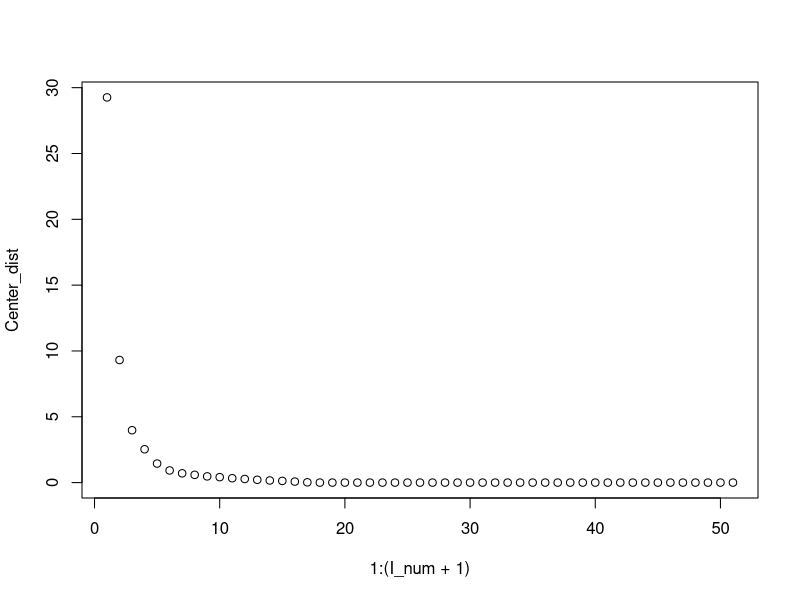
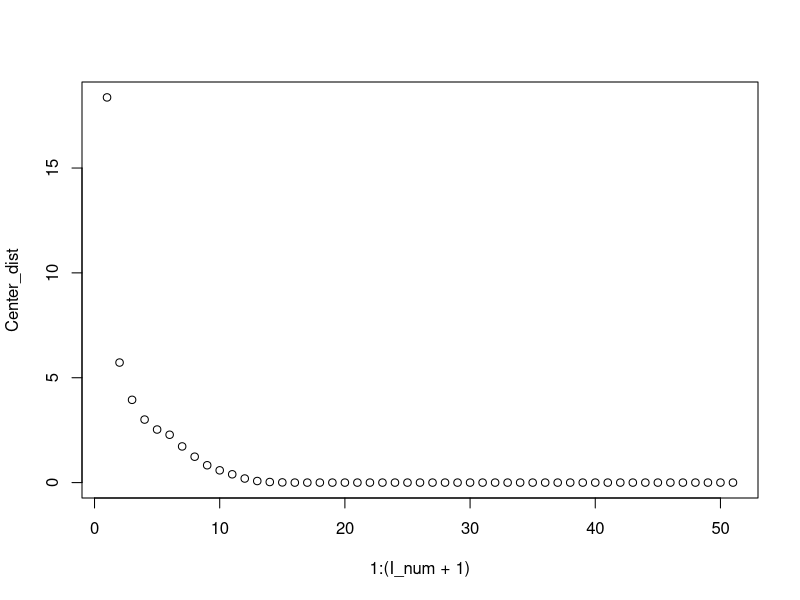

Reproduce these figures in R, in order.
##### Problem1 #####

# create dataset

U<-matrix(NA, nrow = 7, ncol = 2)
U[,1]<-runif(7,0,20)
U[,2]<-runif(7,0,20)

Std<-matrix(NA, nrow = 7, ncol = 2)
Std[,1]<-sqrt(runif(7,0.5,1))
Std[,2]<-sqrt(runif(7,0.5,1))

D<-matrix(NA, nrow = 400, ncol = 2)
X<-matrix(NA, nrow = 7, ncol = 2)
for(k in 1:400){
  for(i in 1:7){
    for(j in 1:2){
      X[i,j]<-rnorm(1,mean=U[i,j],sd=Std[i,j])
    }
  }
  M<-colSums(X)  #M is one generated point
  D[k,]<-M
}


# implement Lloyd's Algorithm
Centers<-matrix(NA, nrow = 7, ncol = 2) #the initialized random center
r<-sample.int(400,7)
Centers<-D[r,]  


I_num=50
Cost<-matrix(0,nrow=1,ncol=I_num) #the cost function value for each iteration
All_Center<-list()
All_Center[[1]]<-Centers


for(i in 1:I_num){
  Clusters<-list()
  for(k in 1:7){
    Clusters[[k]]<-matrix(data=,nrow=0,ncol=2)
  }
  for(n in 1:400){
    distance<-matrix(NA, nrow = 7, ncol = 1)
    for(j in 1:7){
      distance[j,]<-(dist(rbind(Centers[j,],D[n,])))^2  #calculate the distance from the n th point to all the current centers
    }
    min.index<-which.min(distance)
    Cost[1,i]<-Cost[1,i]+min(distance)
    Clusters[[min.index]]<-rbind(Clusters[[min.index]],D[n,])
    #Clusters[[min.index]][[length(Clusters[[min.index]])+1]]<-D[n,]  # assign the point to its cluster
    #All_Center[[length(All_Center)+1]]<-
  }
  for(k in 1:7){
    Centers[k,]<-colMeans(Clusters[[k]])
  }
  
  All_Center[[length(All_Center)+1]]<-Centers
}

#calculate the distance from centers in Iterations i to the centers in ultimate iterations
Center_dist<-matrix(data=0,nrow=I_num+1,ncol=1)
for(i in 1:I_num){
  diff<-All_Center[[i]]-All_Center[[I_num+1]]
  Center_dist[i,]<-sum(diff^2)
}

plot(1:(I_num+1),Center_dist)

for(i in 1:I_num){
  if(Center_dist[i,]==0){
    con.rate<-i-1  #the rate of convergance
    break
  }
}

# kmeans++ seeding
Centers_plus<-matrix(data=, nrow = 7, ncol = 2) #the initialized random center
r<-sample.int(400,1)
Centers_plus[1,]<-D[r,]
l=1
P<-matrix(0,nrow=400,ncol=1)
All.dist<-matrix(0,nrow=400,ncol=1)

for(l in 1:6){
  for(n in 1:400){
    distance<-matrix(data=1000, nrow = 7, ncol = 1)
    for(j in 1:l){
      distance[j,]<-(dist(rbind(Centers_plus[j,],D[n,])))^2 #calculate the distance from the n th point to all the current centers
    }
    All.dist[n,]<-min(distance)
  }
  P<-cumsum(All.dist/colSums(All.dist))  #P is cdf
  r<-runif(1)
  
  #find next center
  if(r<=P[1]){
    next_C<-1
  }
  for(n in 2:400){
    if(r>P[n-1]&&r<=P[n]){
      next_C<-n
      break
    }
  }
  Centers_plus[l+1,]<-D[next_C,]
}

###run Lloyd's algorithm based on seeding from kmeans++
Centers<-Centers_plus

I_num=50
Cost2<-matrix(0,nrow=1,ncol=I_num) #the cost function value for each iteration
All_Center<-list()
All_Center[[1]]<-Centers


for(i in 1:I_num){
  Clusters<-list()
  for(k in 1:7){
    Clusters[[k]]<-matrix(data=,nrow=0,ncol=2)
  }
  for(n in 1:400){
    distance<-matrix(NA, nrow = 7, ncol = 1)
    for(j in 1:7){
      distance[j,]<-(dist(rbind(Centers[j,],D[n,])))^2  #calculate the distance from the n th point to all the current centers
    }
    min.index<-which.min(distance)
    Cost2[1,i]<-Cost2[1,i]+min(distance)
    Clusters[[min.index]]<-rbind(Clusters[[min.index]],D[n,])
    
  }
  for(k in 1:7){
    Centers[k,]<-colMeans(Clusters[[k]])
  }
  
  All_Center[[length(All_Center)+1]]<-Centers #center for next iteration.
}

#calculate the distance from centers in Iterations i to the centers in ultimate iterations
Center_dist<-matrix(data=0,nrow=I_num+1,ncol=1)
for(i in 1:I_num){
  diff<-All_Center[[i]]-All_Center[[I_num+1]]
  Center_dist[i,]<-sum(diff^2)
}

plot(1:(I_num+1),Center_dist)

for(i in 1:I_num){
  if(Center_dist[i,]==0){
    con.rate.plus<-i-1
    break
  }
}


############ 2 #############
#generate U
U=matrix(0,1000,3)
for(j in 1:3){
  for(i in 1:1000){
    U[i,j]<-rnorm(1)
  }
}

mu=colMeans(U)
sigma<-apply(U, 2, sd)

for(j in 1:3){
  for(i in 1:1000){
    U[i,j]<-(U[i,j]-mu[j])/(sqrt(1000)*sigma[j])
  }
}


x_d<-matrix(0,3,1)


g_d<-list()
D<-list() #stores the 4 datasets
g_std<-c(0.1,0.2,0.3,10)
for(k in 1:4){
  g_d[[k]]<-matrix(data=,nrow=1000,ncol=100)
  D[[k]]<-matrix(data=,nrow=1000,ncol=100)
  for(j in 1:100){
    for(i in 1:1000){
      g_d[[k]][i,j]<-rnorm(1,1,g_std[k])
    }
    for(l in 1:3){x_d[l,1]=rnorm(1)}
  D[[k]][,j]<-U%*%x_d+g_d[[k]][,j]
  }
}


r<-list() #stores the eigenvevectors and eigenvalues of 4 datasets
for(k in 1:4){
  r[[k]]<-eigen((D[[k]]%*%t(D[[k]]))/100)
}

V<-list() #stores the eigenvectors
for(k in 1:4){
  V[[k]]<-r[[k]]$vectors[,1:3]   #the first three eigenvectors of each dataset
  #normalize
  #mu.v=colMeans(V[[k]])
  #sigma.v<-apply(V[[k]], 2, sd)
  
  #for(j in 1:3){
  #  for(i in 1:1000){
  #    V[[k]][i,j]<-(V[[k]][i,j]-mu.v[j])/(sqrt(1000)*sigma.v[j])
  #  }
  #}
}

### for euclidean distance in original space
D.Dist<-list() #stores the distance matrix for each D
Avg.Dist<-list()
for(k in 1:4){
  D.Dist[[k]]<-dist(t(D[[k]]))
  Avg.Dist[[k]]<-mean(D.Dist[[k]])
}

###transform 1000-dim D into 3-dim W
W<-list()
for(k in 1:4){
  W[[k]]<-t(V[[k]])%*%D[[k]]
}


### for euclidean distance after transforming D into W
W.Dist<-list() #stores the distance matrix for each W
Avg.Dist.W<-list()
for(k in 1:4){
  W.Dist[[k]]<-dist(t(W[[k]]))
  Avg.Dist.W[[k]]<-mean(W.Dist[[k]])
}

error<-list()
for(k in 1:4){
  error[[k]]<-abs((Avg.Dist.W[[k]]-Avg.Dist[[k]]))/Avg.Dist[[k]]
}


